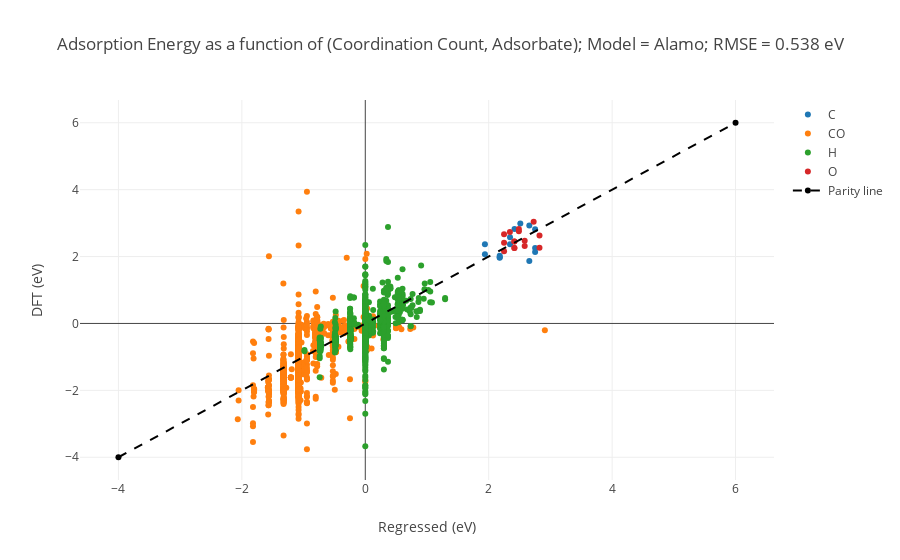

Write notebook code for a chart like this one.
### Markdown cell above
###### Alamo

### Code cell
# Create Pyplot plots for each dictionary-type model
for model in [ALA]:
    traces = []
    # Create a parity plot where each adsorbate is shown. We do that by pulling out
    # data for each adsorbate and then plotting them.
    for ads in np.unique(DATA['adsorbate']):
        # We loop through all of our data and pull out the vectorized coordination (x),
        # the DFT energy (y), and the coordination site (text).
        x = []
        y = []
        text = []
        for i, _ads in enumerate(DATA['adsorbate']):
            if _ads == ads:
                x.append(X[i])
                y.append(Y[i])
                text.append('Site:  %s' % DATA['coordination'][i])
                
        # Do some footwork because Alamo returns a lambda function that doesn't accept np arrays
        def model_predict(factors):
            '''
            Turn a vector of input data, `factors`, into the model's guessed output. We use
            this function to do so because lambda functions suck. We should address this by
            making alamopy output a better lambda function.
            '''
            args = dict.fromkeys(range(0, len(factors)-1), None)
            for j, factor in enumerate(factors):
                args[j] = factor
            return model['f(model)'](args[0], args[1], args[2], args[3], args[4], args[5], args[6], args[7], args[8], args[9], args[10], args[11], args[12], args[13], args[14], args[15], args[16], args[17], args[18], args[19], args[20], args[21], args[22], args[23], args[24], args[25])
        y_predicted = map(model_predict, x)
        
        # Plot
        traces.append(go.Scatter(x=y_predicted,
                                 y=y,
                                 mode='markers',
                                 text=text,
                                 name=ads))
    # Create a diagonal line for the parity plot
    lims = [-4, 6]
    traces.append(go.Scatter(x=lims, y=lims,
                             line=dict(color=('black'), dash='dash'), name='Parity line'))
    # Format and plot
    layout = go.Layout(xaxis=dict(title='Regressed (eV)'),
                       yaxis=dict(title='DFT (eV)'),
                       title='Adsorption Energy as a function of (Coordination Count, Adsorbate); Model = %s; RMSE = %0.3f eV' \
                             % (model['name'], math.sqrt(metrics.mean_squared_error(Y_TEST, map(model_predict, X_TEST)))))
    iplot(go.Figure(data=traces, layout=layout))

### Figure 1 — Plotly figure (JSON) as saved in the notebook; plotly's stock layout.template omitted (floating-point values rounded to 4 significant figures; data arrays with more than 128 entries replaced by an {"elided": "..."} marker saying what was removed)
{"data": [{"mode": "markers", "name": "C", "text": ["Site:  Au-Au", "Site:  Ag-Ag-Au", "Site:  Ag-Ag-Au-Au", "Site:  Au-Au-Au-Au-Au", "Site:  Ag-Ag-Au-Au", "Site:  Ag-Ag-Au-Au", "Site:  Au-Au-Au-Au", "Site:  Ag-Au-Au", "Site:  Ag-Au-Au", "Site:  Au-Au-Au", "Site:  Au-Au-Au", "Site:  Au-Au", "Site:  Au-Au-Au", "Site:  Au-Au-Au-Au-Au"], "type": "scatter", "x": [1.938, 2.512, 2.752, 2.658, 2.752, 2.752, 2.418, 2.345, 2.345, 2.178, 2.178, 1.938, 2.178, 2.658], "y": [2.366, 2.988, 2.254, 2.932, 2.817, 2.139, 2.822, 2.576, 2.367, 1.977, 1.962, 2.069, 2.025, 1.865]}, {"mode": "markers", "name": "CO", "text": {"elided": "1304 str values"}, "type": "scatter", "x": {"elided": "1304 float values"}, "y": {"elided": "1304 float values"}}, {"mode": "markers", "name": "H", "text": {"elided": "1111 str values"}, "type": "scatter", "x": {"elided": "1111 float values"}, "y": {"elided": "1111 float values"}}, {"mode": "markers", "name": "O", "text": ["Site:  Ag-Ag-Au", "Site:  Au-Au-Au", "Site:  Ag-Ag-Au", "Site:  Au-Au-Au-Au", "Site:  Au-Au-Au-Au-Au", "Site:  Ag-Ag", "Site:  Ag-Ag-Au-Au", "Site:  Ag-Ag-Au-Au", "Site:  Ag-Au-Au", "Site:  Ag-Au-Au", "Site:  Ag-Au-Au", "Site:  Au-Au-Au", "Site:  Au-Au-Au", "Site:  Ag-Au-Au", "Site:  Au-Au-Au-Au"], "type": "scatter", "x": [2.583, 2.249, 2.583, 2.489, 2.728, 2.343, 2.823, 2.823, 2.416, 2.416, 2.416, 2.249, 2.249, 2.416, 2.489], "y": [2.475, 2.67, 2.314, 2.756, 3.041, 2.735, 2.631, 2.26, 2.256, 2.454, 2.454, 2.155, 2.415, 2.256, 2.821]}, {"line": {"color": "black", "dash": "dash"}, "name": "Parity line", "type": "scatter", "x": [-4, 6], "y": [-4, 6]}], "layout": {"title": "Adsorption Energy as a function of (Coordination Count, Adsorbate); Model = Alamo; RMSE = 0.538 eV", "xaxis": {"title": "Regressed (eV)"}, "yaxis": {"title": "DFT (eV)"}}}
